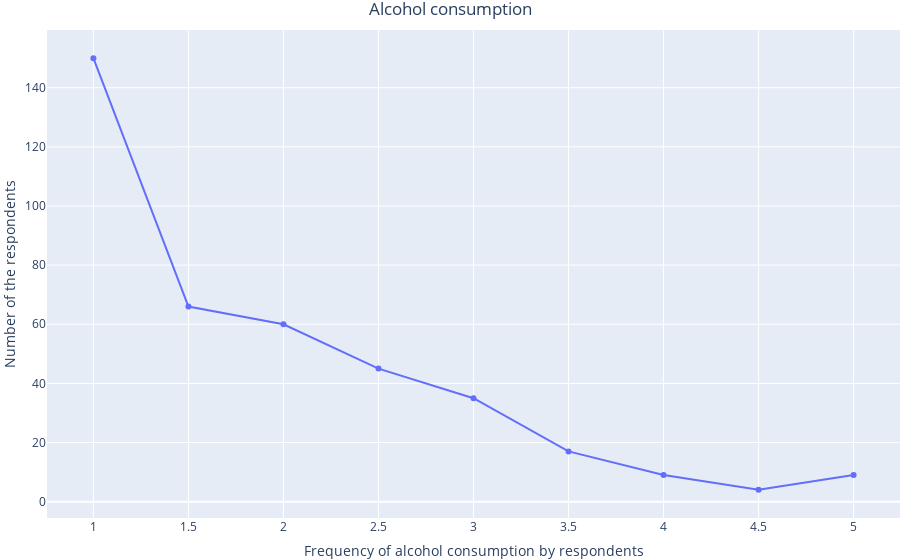

Notebook code cell kept with this figure:
### Markdown cell above
##### Let's look at the simple pie chart 'Internet conection of the respondents', the bar chart 'Number of people of each age' and the more complex bar chart 'Exam grades' with a trend line and also the line chart 'Alcohol consumption'

### Code cell
fig = go.Figure()
fig.add_trace(go.Scatter(x=alcohol['Alc'].value_counts().sort_index().index, y=alcohol['Alc'].value_counts().sort_index()))
fig.update_layout(
    title="Alcohol consumption",
    title_x = 0.5,
    xaxis_title="Frequency of alcohol consumption by respondents",
    yaxis_title="Number of the respondents",
    legend=dict(x=.5, xanchor="center", orientation="h"),
    margin=dict(l=0, r=0, t=30, b=0),
bargap=0.2)
fig.show()

### Figure 1 — Plotly figure (JSON) as saved in the notebook; plotly's stock layout.template omitted (floating-point values rounded to 4 significant figures)
{"data": [{"type": "scatter", "x": [1, 1.5, 2, 2.5, 3, 3.5, 4, 4.5, 5], "y": [150, 66, 60, 45, 35, 17, 9, 4, 9]}], "layout": {"bargap": 0.2, "legend": {"orientation": "h", "x": 0.5, "xanchor": "center"}, "margin": {"b": 0, "l": 0, "r": 0, "t": 30}, "title": {"text": "Alcohol consumption", "x": 0.5}, "xaxis": {"title": {"text": "Frequency of alcohol consumption by respondents"}}, "yaxis": {"title": {"text": "Number of the respondents"}}}}
